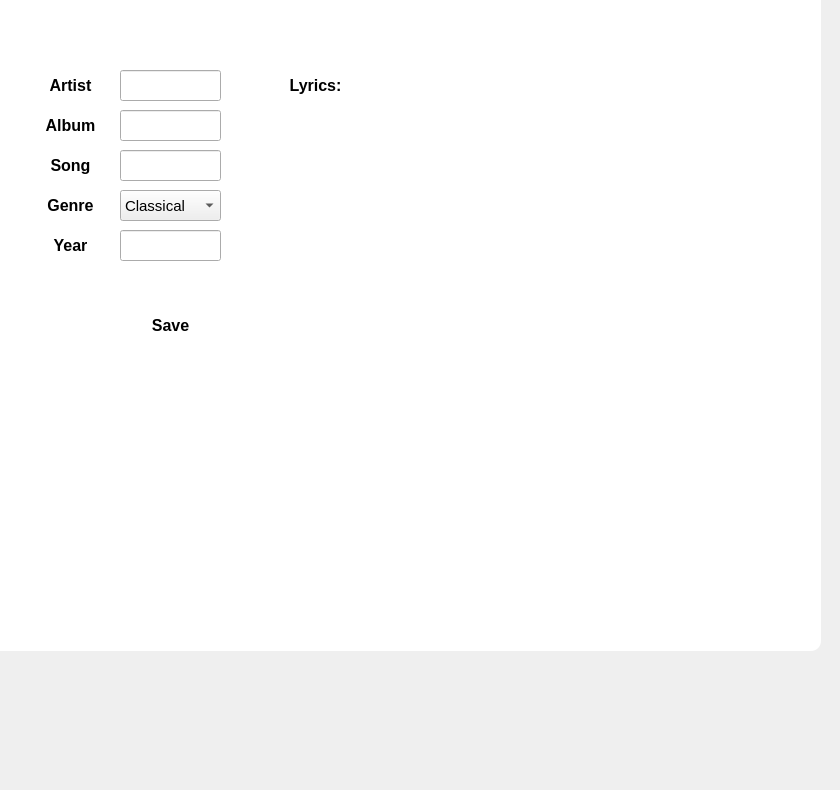
    <widget class="QWidget" name="page_2">
     <attribute name="title">
      <string>Page</string>
     </attribute>
     <widget class="QLineEdit" name="input_2">
      <property name="geometry">
       <rect>
        <x>120</x>
        <y>110</y>
        <width>101</width>
        <height>31</height>
       </rect>
      </property>
      <property name="font">
       <font>
        <pointsize>11</pointsize>
       </font>
      </property>
     </widget>
     <widget class="QLineEdit" name="input_4">
      <property name="geometry">
       <rect>
        <x>120</x>
        <y>230</y>
        <width>101</width>
        <height>31</height>
       </rect>
      </property>
      <property name="font">
       <font>
        <pointsize>11</pointsize>
       </font>
      </property>
     </widget>
     <widget class="QComboBox" name="comboBox_2">
      <property name="geometry">
       <rect>
        <x>120</x>
        <y>190</y>
        <width>101</width>
        <height>31</height>
       </rect>
      </property>
      <property name="font">
       <font>
        <pointsize>11</pointsize>
        <bold>false</bold>
       </font>
      </property>
      <item>
       <property name="text">
        <string>Classical</string>
       </property>
      </item>
      <item>
       <property name="text">
        <string>Rap</string>
       </property>
      </item>
      <item>
       <property name="text">
        <string>Rock</string>
       </property>
      </item>
      <item>
       <property name="text">
        <string>Metal</string>
       </property>
      </item>
      <item>
       <property name="text">
        <string>Hip-hop</string>
       </property>
      </item>
      <item>
       <property name="text">
        <string>K-pop</string>
       </property>
      </item>
     </widget>
     <widget class="QLineEdit" name="input_1">
      <property name="geometry">
       <rect>
        <x>120</x>
        <y>70</y>
        <width>101</width>
        <height>31</height>
       </rect>
      </property>
      <property name="font">
       <font>
        <pointsize>11</pointsize>
       </font>
      </property>
     </widget>
     <widget class="QLineEdit" name="input_3">
      <property name="geometry">
       <rect>
        <x>120</x>
        <y>150</y>
        <width>101</width>
        <height>31</height>
       </rect>
      </property>
      <property name="font">
       <font>
        <pointsize>11</pointsize>
       </font>
      </property>
     </widget>
     <widget class="QPlainTextEdit" name="lyrics_1">
      <property name="geometry">
       <rect>
        <x>280</x>
        <y>110</y>
        <width>361</width>
        <height>231</height>
       </rect>
      </property>
      <property name="font">
       <font>
        <pointsize>12</pointsize>
       </font>
      </property>
      <property name="styleSheet">
       <string notr="true">    QPlainTextEdit {
	background-color: rgb(255, 255, 255);
        border-radius: 10px;
        padding: 5px;
    }</string>
      </property>
     </widget>
     <widget class="QPushButton" name="saveB_1">
      <property name="geometry">
       <rect>
        <x>120</x>
        <y>310</y>
        <width>101</width>
        <height>31</height>
       </rect>
      </property>
      <property name="font">
       <font>
        <pointsize>12</pointsize>
        <bold>true</bold>
       </font>
      </property>
      <property name="styleSheet">
       <string notr="true">    QPushButton {
	background-color: rgb(255, 255, 255);
        border-radius: 10px;
        padding: 5px;
    }</string>
      </property>
      <property name="text">
       <string>Save</string>
      </property>
     </widget>
     <widget class="QLabel" name="label_4">
      <property name="geometry">
       <rect>
        <x>40</x>
        <y>150</y>
        <width>61</width>
        <height>31</height>
       </rect>
      </property>
      <property name="font">
       <font>
        <pointsize>12</pointsize>
        <bold>true</bold>
       </font>
      </property>
      <property name="layoutDirection">
       <enum>Qt::LeftToRight</enum>
      </property>
      <property name="styleSheet">
       <string notr="true">    QLabel {
	background-color: rgb(255, 255, 255);
        border-radius: 10px;
        padding: 5px;
    }</string>
      </property>
      <property name="text">
       <string>Song</string>
      </property>
      <property name="alignment">
       <set>Qt::AlignCenter</set>
      </property>
     </widget>
     <widget class="QLabel" name="artist">
      <property name="geometry">
       <rect>
        <x>40</x>
        <y>70</y>
        <width>61</width>
        <height>31</height>
       </rect>
      </property>
      <property name="font">
       <font>
        <pointsize>12</pointsize>
        <bold>true</bold>
       </font>
      </property>
      <property name="layoutDirection">
       <enum>Qt::LeftToRight</enum>
      </property>
      <property name="styleSheet">
       <string notr="true">    QLabel {
	background-color: rgb(255, 255, 255);
        border-radius: 10px;
        padding: 5px;
    }</string>
      </property>
      <property name="text">
       <string>Artist</string>
      </property>
      <property name="alignment">
       <set>Qt::AlignCenter</set>
      </property>
     </widget>
     <widget class="QLabel" name="label_3">
      <property name="geometry">
       <rect>
        <x>40</x>
        <y>110</y>
        <width>61</width>
        <height>31</height>
       </rect>
      </property>
      <property name="font">
       <font>
        <pointsize>12</pointsize>
        <bold>true</bold>
       </font>
      </property>
      <property name="layoutDirection">
       <enum>Qt::LeftToRight</enum>
      </property>
      <property name="styleSheet">
       <string notr="true">    QLabel {
	background-color: rgb(255, 255, 255);
        border-radius: 10px;
        padding: 5px;
    }</string>
      </property>
      <property name="text">
       <string>Album</string>
      </property>
      <property name="alignment">
       <set>Qt::AlignCenter</set>
      </property>
     </widget>
     <widget class="QLabel" name="label_5">
      <property name="geometry">
       <rect>
        <x>40</x>
        <y>190</y>
        <width>61</width>
        <height>31</height>
       </rect>
      </property>
      <property name="font">
       <font>
        <pointsize>12</pointsize>
        <bold>true</bold>
       </font>
      </property>
      <property name="layoutDirection">
       <enum>Qt::LeftToRight</enum>
      </property>
      <property name="styleSheet">
       <string notr="true">    QLabel {
	background-color: rgb(255, 255, 255);
        border-radius: 10px;
        padding: 5px;
    }</string>
      </property>
      <property name="text">
       <string>Genre</string>
      </property>
      <property name="alignment">
       <set>Qt::AlignCenter</set>
      </property>
     </widget>
     <widget class="QLabel" name="label_14">
      <property name="geometry">
       <rect>
        <x>40</x>
        <y>230</y>
        <width>61</width>
        <height>31</height>
       </rect>
      </property>
      <property name="font">
       <font>
        <pointsize>12</pointsize>
        <bold>true</bold>
       </font>
      </property>
      <property name="layoutDirection">
       <enum>Qt::LeftToRight</enum>
      </property>
      <property name="styleSheet">
       <string notr="true">    QLabel {
	background-color: rgb(255, 255, 255);
        border-radius: 10px;
        padding: 5px;
    }</string>
      </property>
      <property name="text">
       <string>Year</string>
      </property>
      <property name="alignment">
       <set>Qt::AlignCenter</set>
      </property>
     </widget>
     <widget class="QLabel" name="label_6">
      <property name="geometry">
       <rect>
        <x>280</x>
        <y>70</y>
        <width>71</width>
        <height>31</height>
       </rect>
      </property>
      <property name="font">
       <font>
        <pointsize>12</pointsize>
        <bold>true</bold>
       </font>
      </property>
      <property name="layoutDirection">
       <enum>Qt::LeftToRight</enum>
      </property>
      <property name="styleSheet">
       <string notr="true">    QLabel {
	background-color: rgb(255, 255, 255);
        border-radius: 10px;
        padding: 5px;
    }</string>
      </property>
      <property name="text">
       <string>Lyrics:</string>
      </property>
      <property name="alignment">
       <set>Qt::AlignCenter</set>
      </property>
     </widget>
     <widget class="QLabel" name="label_17">
      <property name="geometry">
       <rect>
        <x>-10</x>
        <y>-130</y>
        <width>831</width>
        <height>781</height>
       </rect>
      </property>
      <property name="font">
       <font>
        <pointsize>9</pointsize>
        <bold>true</bold>
       </font>
      </property>
      <property name="styleSheet">
       <string notr="true">    QLabel {
	background-color: rgb(255, 255, 255);
        border-radius: 10px;
        padding: 5px;
    }</string>
      </property>
      <property name="text">
       <string/>
      </property>
      <property name="pixmap">
       <pixmap resource="wall/bg.qrc">:/newPrefix/19eee91f32a591a52ce1b92e1fa092f9.jpg</pixmap>
      </property>
     </widget>
     <zorder>label_17</zorder>
     <zorder>input_2</zorder>
     <zorder>input_4</zorder>
     <zorder>comboBox_2</zorder>
     <zorder>input_1</zorder>
     <zorder>input_3</zorder>
     <zorder>lyrics_1</zorder>
     <zorder>saveB_1</zorder>
     <zorder>label_4</zorder>
     <zorder>artist</zorder>
     <zorder>label_3</zorder>
     <zorder>label_5</zorder>
     <zorder>label_14</zorder>
     <zorder>label_6</zorder>
    </widget>
